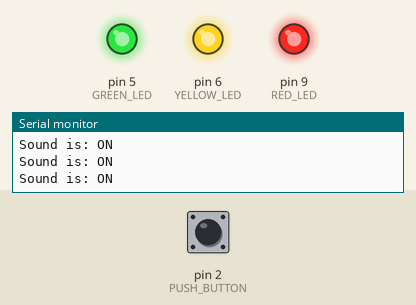
Simulated run of this sketch. Board: Arduino Uno, built with avr-gcc and run on an emulated ATmega328P. On the bench: output pins drawn as LEDs (lit = HIGH), the last lines printed to the serial monitor. The test bench sets the inputs (shaded band); at power-on: pin 2 (PUSH_BUTTON) HIGH.

Above: at 1.2 s.
1.3 s: pin 2 (PUSH_BUTTON) pulled LOW for 0.15 s
At 2.5 s:
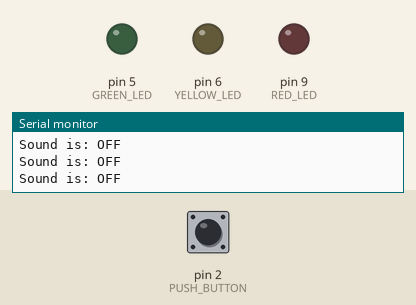
2.9 s: pin 2 (PUSH_BUTTON) pulled LOW for 1 s
At 3.8 s:
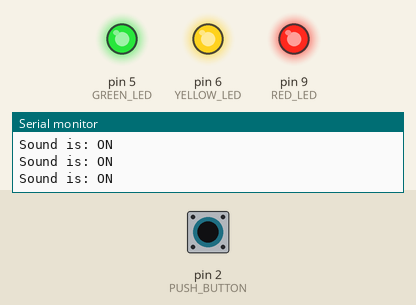
5.4 s: pin 2 (PUSH_BUTTON) pulled LOW for 3.2 s
At 5.8 s:
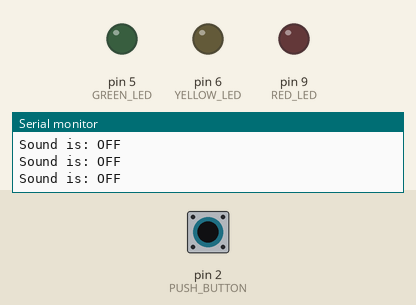
Timing chart, 0 to 8.4 s (numbered marks = the images above; inputs shaded):
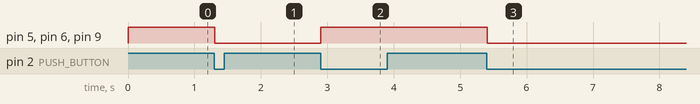

The sketch:

einparkhilfe_workshop_step12.ino
```cpp
const int PUSH_BUTTON = 2;
const int GREEN_LED = 5;
const int YELLOW_LED = 6;
const int RED_LED = 9;

boolean isSoundOn = true;     // By default, sound is on

// This function is called everytime the push button is pressed down
void buttonPressed() {
  // The symbol "!" is the logical negation,
  // i.e. it turns TRUE into FALSE and FALSE into TRUE.
  isSoundOn = !isSoundOn;
}

void setup() {

  // Reading this pin using digitalRead() will return
  // HIGH when the button is NOT pressed!
  pinMode (PUSH_BUTTON, INPUT_PULLUP);

  pinMode (GREEN_LED, OUTPUT);          // The pin the green LED is connected to
  pinMode (YELLOW_LED, OUTPUT);         // Same for the yellow LED...
  pinMode (RED_LED, OUTPUT);            // ... and for the red LED.

  // Registers an interrupt for the push button: the function buttonPressed
  // will be called everytime the button is pressed, i.e. when the value of
  // the digital input for pin PUSH_BUTTON goes from HIGH to LOW
  // (which is why we use FALLING as the interrupt mode)
  // This happens regardless of where the program is at when the interrupt comes in
  attachInterrupt(digitalPinToInterrupt(PUSH_BUTTON), buttonPressed, FALLING);

  Serial.begin(115200);
}

void loop() {

  // Print value of variable to the serial output
  Serial.print("Sound is: ");
  if (isSoundOn) {
    Serial.println("ON");
  } else {
    Serial.println("OFF");
  }

  // Update LEDs in one go
  digitalWrite(GREEN_LED, isSoundOn);
  digitalWrite(YELLOW_LED, isSoundOn);
  digitalWrite(RED_LED, isSoundOn);

  delay(100);

  return;
}
```

Measured:
- after the input at 1.3 s, pin 5 (GREEN_LED), pin 6 (YELLOW_LED), pin 9 (RED_LED): HIGH → LOW at once
- after the input at 2.9 s, pin 5 (GREEN_LED), pin 6 (YELLOW_LED), pin 9 (RED_LED): LOW → HIGH at once
- after the input at 5.4 s, pin 5 (GREEN_LED), pin 6 (YELLOW_LED), pin 9 (RED_LED): HIGH → LOW at once
